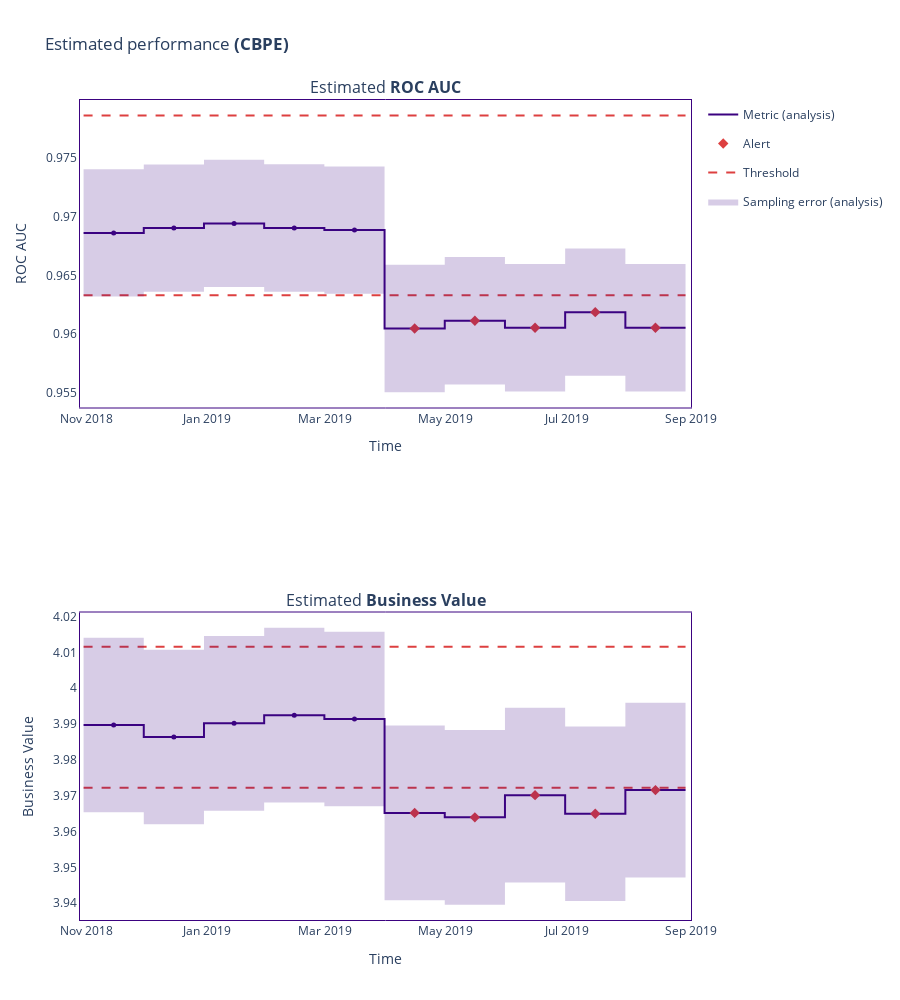
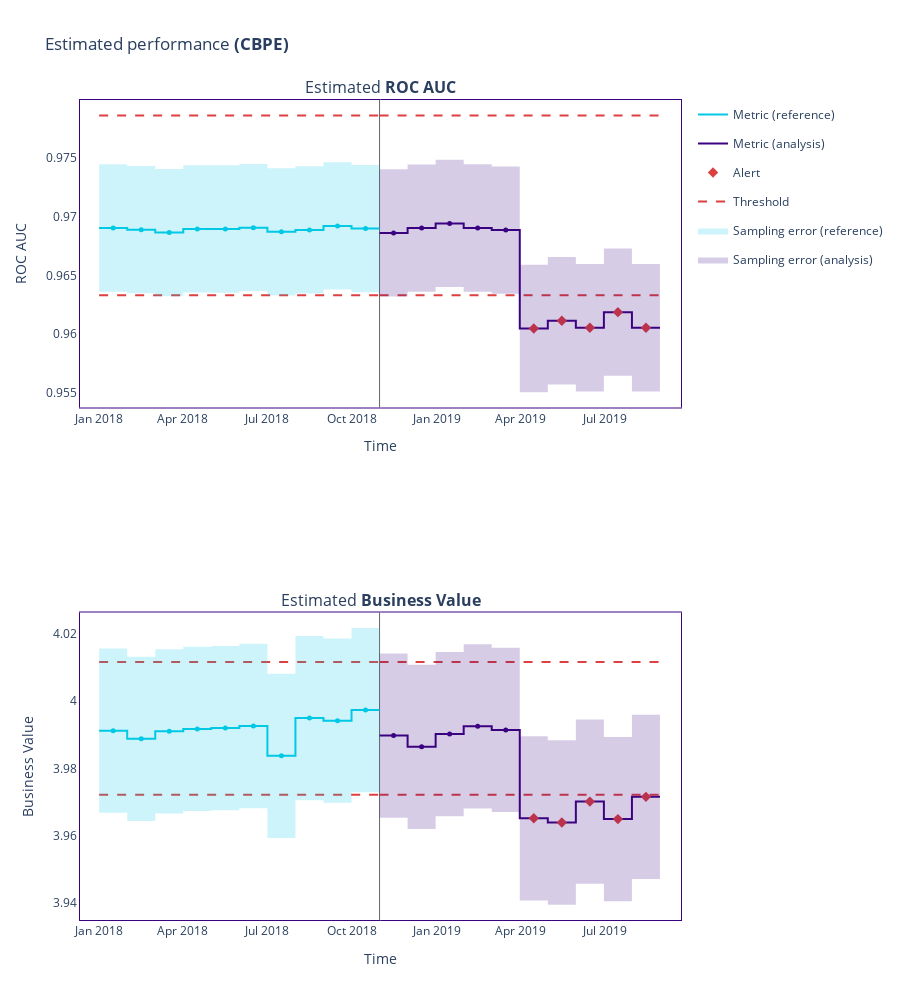

The cell these charts' notebook holds for them, in order:
### Markdown cell above
# Esitmation

### Code cell
reference_df = nml.load_synthetic_car_loan_dataset()[0]
analysis_df = nml.load_synthetic_car_loan_dataset()[1]

display(reference_df.head(3))

estimator = nml.CBPE(
    y_pred_proba='y_pred_proba',
    y_pred='y_pred',
    y_true='repaid',
    timestamp_column_name='timestamp',
    metrics=['roc_auc', 'business_value'],
    chunk_size=5000,
    problem_type='classification_binary',
    normalize_confusion_matrix='pred',
    business_value_matrix=[[4, 7], [2, 4]],
    normalize_business_value='per_prediction',
)

estimator.fit(reference_df)

results = estimator.estimate(analysis_df)
display(results.to_df())

metric_fig = results.filter(period='analysis').plot()
metric_fig.show()

metric_fig = results.plot()
metric_fig.show()
